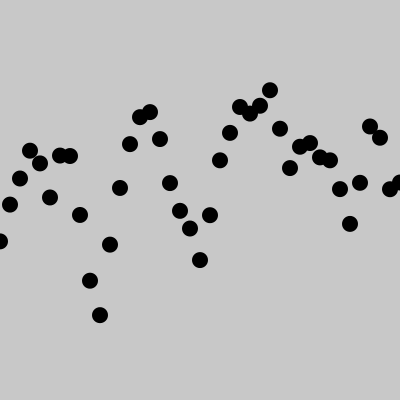
Frame 1 (no input)
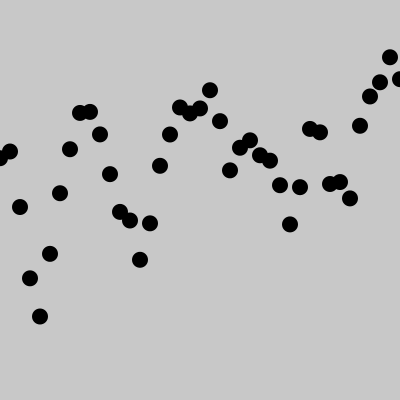
Frame 60 (the mouse pressed at the canvas centre just before this capture)
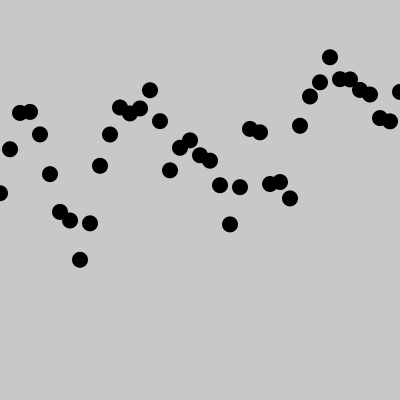
Frame 120 (the mouse held since frame 60 and released just before this capture)

The Processing sketch that drew these frames (run headless with seeded random() and noise(); from frame 60 on, the mouse is pressed at the canvas centre):

// Processing sketch: processing_119530
// ── processing_119530.pde

// Learning Processing Exercise 13-8. Moving a noisy wave.

float noiseIndex = 0.0;

void setup() {
  size(400, 400);
}

void draw() {
  background(200);
  noiseIndex += 0.02;
  noStroke();
  fill(0);
  float x = noiseIndex;
  for (int i = 0; i <= 40; ++i) {
    float y = noise(x) * height;
    ellipse(i * 10, y, 16, 16);
    x += 0.2;
  }
}
